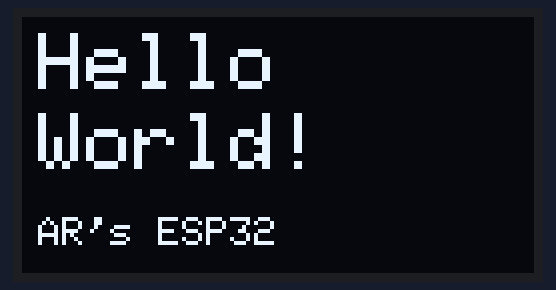
Bench run of a sketch on a simulated ESP32. Shown: 128×64 one-colour display. What the sketch prints to the serial monitor is not drawn.

Above: at 0.6 s.

The sketch:

hellow_world.ino
```cpp
#include <Arduino.h>
#include <Wire.h>
#include <Adafruit_GFX.h>
#include <Adafruit_SSD1306.h>

constexpr int SDA_PIN = 21;
constexpr int SCL_PIN = 22;

constexpr int SCREEN_WIDTH = 128;
constexpr int SCREEN_HEIGHT = 64;
constexpr uint8_t OLED_ADDRESS = 0x3C;

// No separate reset pin. Use 100 kHz for I2C transfers.
Adafruit_SSD1306 display(
    SCREEN_WIDTH, SCREEN_HEIGHT, &Wire, -1, 100000, 100000);

void setup() {
  Serial.begin(115200);
  delay(500);

  if (!Wire.begin(SDA_PIN, SCL_PIN, 100000)) {
    Serial.println("Failed to start I2C.");
    while (true) delay(1000);
  }

  Wire.beginTransmission(OLED_ADDRESS);
  if (Wire.endTransmission() != 0) {
    Serial.println("No display responding at 0x3C.");
    while (true) delay(1000);
  }

  // Wire is already initialized with our chosen pins.
  if (!display.begin(
          SSD1306_SWITCHCAPVCC, OLED_ADDRESS, false, false)) {
    Serial.println("Display buffer allocation failed.");
    while (true) delay(1000);
  }

  display.clearDisplay();
  display.setTextColor(SSD1306_WHITE);
  display.setTextWrap(false);

  display.setTextSize(2);
  display.setCursor(4, 4);
  display.println("Hello");
  display.setCursor(4, 24);
  display.println("World!");

  display.setTextSize(1);
  display.setCursor(4, 50);
  display.print("AR's ESP32");

  // Send the drawing buffer to the screen.
  display.display();

  Serial.println("Hello World sent to the display.");
}

void loop() {
  delay(100);
}
```
